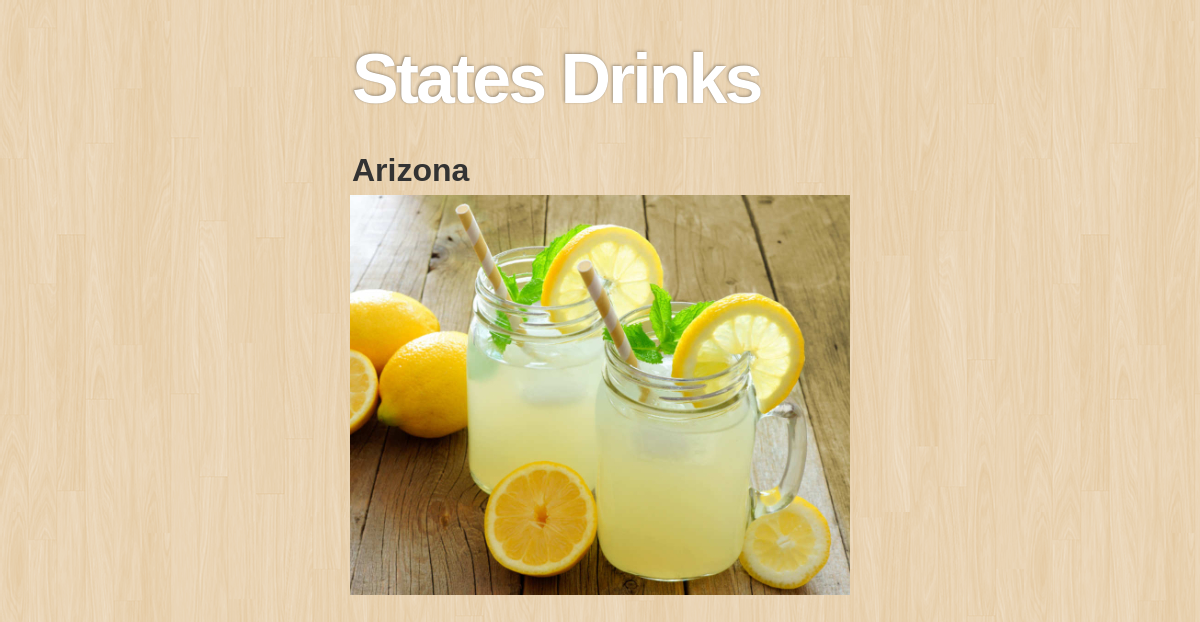
Screenshot of /One_Month_SQL_Files/states/drink.php?id=2 with the database file from the repository.
### tables this page shows
CREATE TABLE IF NOT EXISTS `states` (
  `id` int(11) NOT NULL AUTO_INCREMENT,
  `state` varchar(255) NOT NULL,
  `drink` varchar(255) NOT NULL,
  `year` int(10) NOT NULL,
  `image` varchar(256) NOT NULL,
  PRIMARY KEY (`id`)
);

### One_Month_SQL_Files/states/drink.php (the view, shortened to what this page needs)
<?php
	require('config.php');
?>
<?php
	$result = $mysqli->query("SELECT * FROM states WHERE id=" . $_REQUEST['id']) or die(mysql_error());
?>
<!DOCTYPE html>
	<html lang="en">
	<head>
		<link rel="stylesheet" href="css/normalize.css">
		<link rel="stylesheet" href="css/style.css">
	</head>
	<body>
		<div id="container">
			<h1>States Drinks</h1>
		 	<?php
			while($row = $result->fetch_array(MYSQLI_BOTH)) {
				echo "<h2>" . $row['state'] . "</h2>";
				echo "<img src=\"images/" . $row['image'] . "\">";
			}
			?>
		</div>
	</body>
</html>

### One_Month_SQL_Files/states/css/style.css (style rules this page uses)
body { font-family: Helvetica, Arial, sans-serif; font-size: 12px; color: black; line-height: 1.4; padding: 10px; background: url('../images/pattern1.png'); }
h1 { margin: 20px 2px; font-size: 70px; color: #FFFFFF; letter-spacing: -3px; text-shadow: 0px 0px 1px rgba(0, 0, 0, 0.2),-1px -1px 3px rgba(0, 0, 0, 0.3); }
h2 { margin: 2px; font-size: 32px; color: #333; cursor: pointer; }
#container { margin: 0 auto; width: 500px; color: #333; }

### rows the page displays
states: state "Arizona", image (picture)
